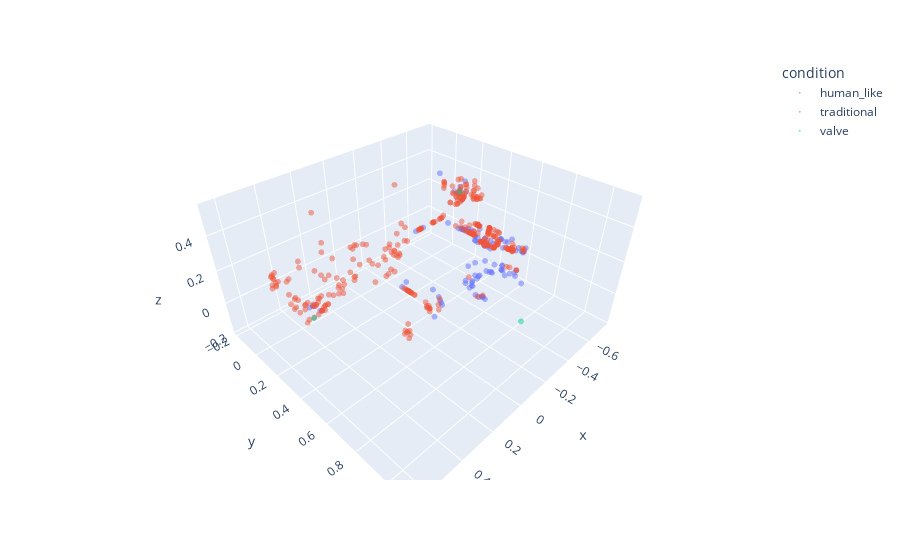

The notebook cell saved with this chart:
### Code cell
### Print collision times, construct anova df, and plot 3D collision position ###
# print(len(human_like_collision))
# print(len(traditional_collision))
# human_like_df = pd.DataFrame(human_like_collision)
# human_like_df.columns=["X","Y","Z"]
# human_like_df["condition"] = "human_like"
# traditional_df = pd.DataFrame(traditional_collision)
# traditional_df.columns=["X","Y","Z"]
# traditional_df["condition"] = "traditional"
valve_df = pd.DataFrame({'x': [-0.4878,0.0344,0.5996], 'y':[0.3056,1.0998,0.4914], 'z':[0.4008,0.2957,0.2871]})
valve_df["condition"] = "valve"
total_df = pd.concat([human_like_df,traditional_df,valve_df],ignore_index=True)

fig = px.scatter_3d(total_df, x='x', y='y', z='z',
            color='condition',color_continuous_scale=px.colors.sequential.Viridis, opacity=0.5)
fig.update_traces(marker_size = 2)
fig.show()
